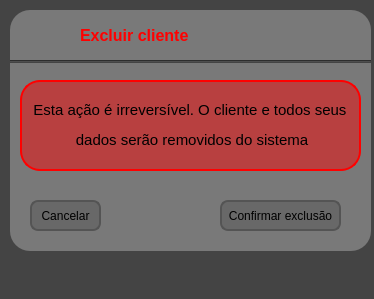
<?xml version="1.0" encoding="UTF-8"?>
<ui version="4.0">
 <class>Dialog</class>
 <widget class="QDialog" name="Dialog">
  <property name="geometry">
   <rect>
    <x>0</x>
    <y>0</y>
    <width>374</width>
    <height>299</height>
   </rect>
  </property>
  <property name="windowTitle">
   <string>Dialog</string>
  </property>
  <property name="styleSheet">
   <string notr="true">background-color: rgb(68, 68, 68);</string>
  </property>
  <widget class="QLabel" name="label">
   <property name="geometry">
    <rect>
     <x>10</x>
     <y>10</y>
     <width>361</width>
     <height>241</height>
    </rect>
   </property>
   <property name="styleSheet">
    <string notr="true">background-color: rgb(121, 121, 121);
border-radius: 20px;</string>
   </property>
   <property name="text">
    <string/>
   </property>
  </widget>
  <widget class="Line" name="line">
   <property name="geometry">
    <rect>
     <x>10</x>
     <y>60</y>
     <width>361</width>
     <height>3</height>
    </rect>
   </property>
   <property name="orientation">
    <enum>Qt::Horizontal</enum>
   </property>
  </widget>
  <widget class="QLabel" name="label_2">
   <property name="geometry">
    <rect>
     <x>20</x>
     <y>80</y>
     <width>341</width>
     <height>91</height>
    </rect>
   </property>
   <property name="styleSheet">
    <string notr="true">border-radius: 20px;
background-color: rgba(255, 0, 0, 120);
border: 2px solid  rgb(255, 0, 0);
padding: 5px;</string>
   </property>
   <property name="text">
    <string>&lt;html&gt;&lt;head/&gt;&lt;body&gt;&lt;p align=&quot;center&quot;&gt;&lt;span style=&quot; font-size:11pt;&quot;&gt;Esta ação é irreversível. O cliente e todos seus &lt;/span&gt;&lt;/p&gt;&lt;p align=&quot;center&quot;&gt;&lt;span style=&quot; font-size:11pt;&quot;&gt;dados serão removidos do sistema&lt;/span&gt;&lt;/p&gt;&lt;/body&gt;&lt;/html&gt;</string>
   </property>
  </widget>
  <widget class="QPushButton" name="salvarbotao_2">
   <property name="geometry">
    <rect>
     <x>220</x>
     <y>200</y>
     <width>121</width>
     <height>31</height>
    </rect>
   </property>
   <property name="minimumSize">
    <size>
     <width>121</width>
     <height>0</height>
    </size>
   </property>
   <property name="styleSheet">
    <string notr="true">border-radius: 8px;
border: 2px solid rgb(84, 84, 84);
background-color: rgb(104, 104, 104);</string>
   </property>
   <property name="text">
    <string>Confirmar exclusão</string>
   </property>
  </widget>
  <widget class="QPushButton" name="pushButton">
   <property name="geometry">
    <rect>
     <x>30</x>
     <y>200</y>
     <width>71</width>
     <height>31</height>
    </rect>
   </property>
   <property name="styleSheet">
    <string notr="true">border-radius: 8px;
border: 2px solid rgb(84, 84, 84);
background-color: rgb(104, 104, 104);</string>
   </property>
   <property name="text">
    <string>Cancelar</string>
   </property>
  </widget>
  <widget class="QLabel" name="label_3">
   <property name="geometry">
    <rect>
     <x>80</x>
     <y>20</y>
     <width>121</width>
     <height>31</height>
    </rect>
   </property>
   <property name="styleSheet">
    <string notr="true">background-color: rgb(121, 121, 121);
color: rgb(255, 0, 0);</string>
   </property>
   <property name="text">
    <string>&lt;html&gt;&lt;head/&gt;&lt;body&gt;&lt;p&gt;&lt;span style=&quot; font-size:12pt; font-weight:600;&quot;&gt;Excluir cliente&lt;/span&gt;&lt;/p&gt;&lt;/body&gt;&lt;/html&gt;</string>
   </property>
  </widget>
  <widget class="QLabel" name="label_4">
   <property name="geometry">
    <rect>
     <x>30</x>
     <y>20</y>
     <width>41</width>
     <height>31</height>
    </rect>
   </property>
   <property name="styleSheet">
    <string notr="true">background-color: rgb(121, 121, 121);
image: url(:/newPrefix/aviso.png);</string>
   </property>
   <property name="text">
    <string/>
   </property>
  </widget>
 </widget>
 <resources>
  <include location="img/img.qrc"/>
 </resources>
 <connections/>
</ui>
